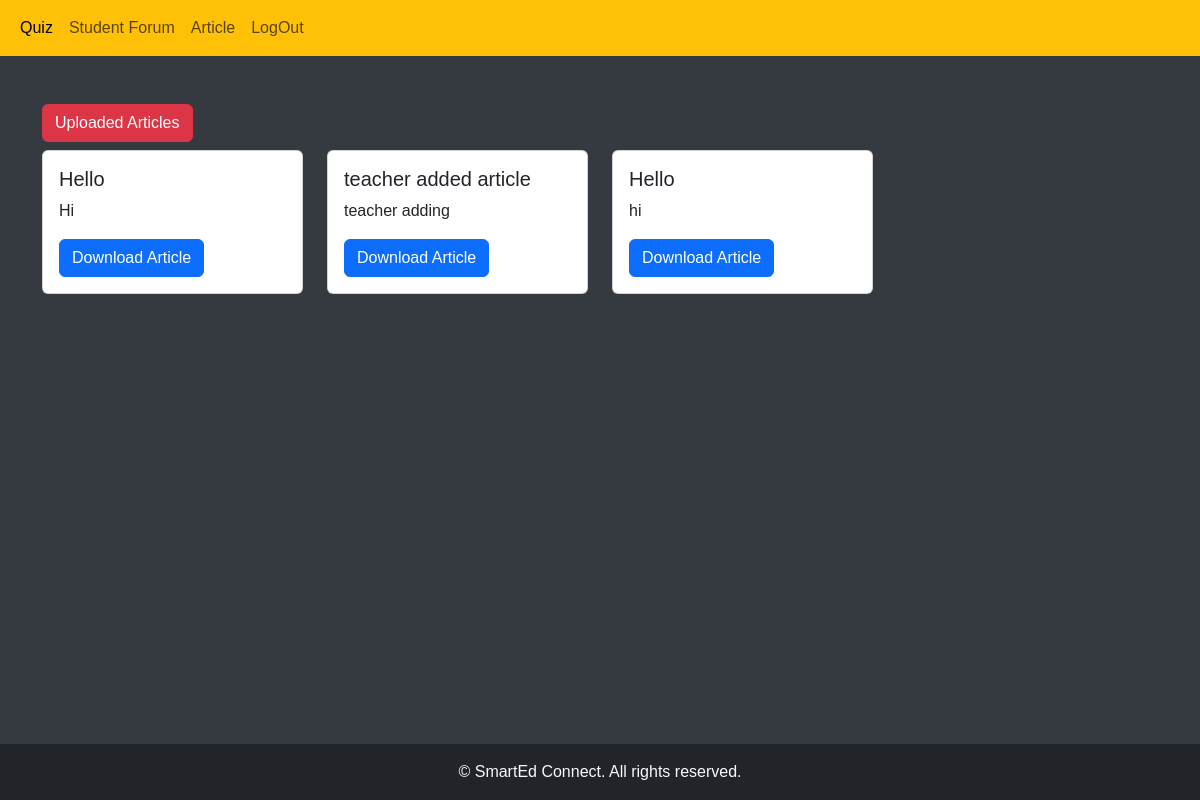
Page /newapp/all_article/ on the committed database.
### newapp/models.py (models this page shows)
class Article(models.Model):
    user = models.ForeignKey(settings.AUTH_USER_MODEL, on_delete=models.CASCADE)
    title = models.CharField(max_length=100)
    content = models.TextField()
    file = models.FileField(upload_to='article_files/')
    def __str__(self):
        return self.title

### newapp/views.py (the view)
# urls.py: path('all_article/', views.all_article, name='all_article'),
def all_article(request):
    articles = Article.objects.all()
    print(articles)
    context = {'articles': articles}
    return render(request, 'all_article.html', context)

### newapp/templates/all_article.html
{% extends 'base.html' %}
{% block test %}
<div class="container mt-5">
    <h1 class="btn btn-danger">Uploaded Articles</h1>
    <div class="row row-cols-1 row-cols-md-4 g-4">
        {% for article in articles %}
            <div class="col">
                <div class="card">
                    <div class="card-body">
                        <h5 class="card-title">{{ article.title }}</h5>
                        <p class="card-text">{{ article.content }}</p>
                        <a href="{{ article.file.url }}" class="btn btn-primary">Download Article</a>
                    </div>
                </div>
            </div>
        {% endfor %}
    </div>
</div>
{% endblock test %}

### static/css/style.css (style rules this page uses)
body { font-family: Arial, sans-serif; display: flex; flex-direction: column; min-height: 100vh; display: flex; flex-direction: column; margin: 0; background-color: #343a40; padding-bottom: 60px; }
.btn-primary { --bs-btn-color: #fff; --bs-btn-hover-color: #fff; --bs-btn-focus-shadow-rgb: 49,132,253; --bs-btn-active-color: #fff; --bs-btn-active-shadow: inset 0 3px 5px rgba(0, 0, 0, 0.125); --bs-btn-disabled-color: #fff; }

### rows in the picture
Article: title "Hello", content "Hi"
Article: title "teacher added article", content "teacher adding"
Article: title "Hello", content "hi"
